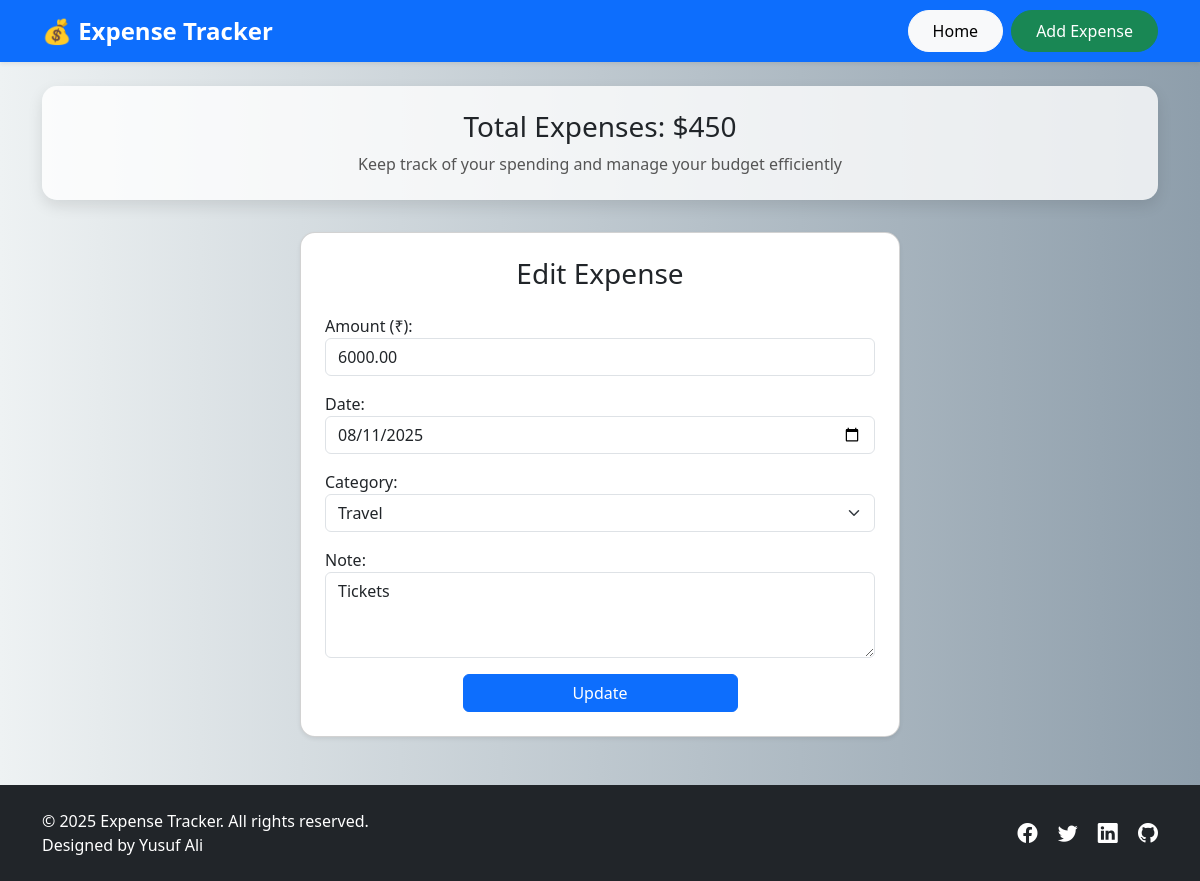
The page /edit/14/ on the database its author committed.
### tracker/models.py (models this page shows, shortened)
class Expense(models.Model):
    CATEGORY_CHOICES = [
        ('Food', 'Food'),
        ('Travel', 'Travel'),
        ('Bills', 'Bills'),
        ('Other', 'Other'),
    ]
    amount = models.DecimalField(max_digits=10, decimal_places=2)
    date = models.DateField()
    note = models.CharField(max_length=200)
    category = models.CharField(max_length=20, choices=CATEGORY_CHOICES, default='Other')

### tracker/views.py (the view)
# urls.py: path('edit/<int:pk>/', views.expense_update, name='expense_update'),
def expense_update(request, pk):
    expense = get_object_or_404(Expense, pk=pk)
    if request.method == 'POST':
        form = ExpenseForm(request.POST, instance=expense)
        if form.is_valid():
            form.save()
            return redirect('expense_list')
    else:
        form = ExpenseForm(instance=expense)
    return render(request, 'tracker/expense_form.html', {'form': form})

### tracker/forms.py
class ExpenseForm(forms.ModelForm):
    class Meta:
        model = Expense
        fields = ['amount', 'date', 'note', 'category']
        widgets = {
            'amount': forms.NumberInput(attrs={
                'class': 'form-control',
                'placeholder': 'Enter amount',
                'step': '0.01'
            }),
            'date': forms.DateInput(attrs={
                'class': 'form-control',
                'type': 'date'
            }),
            'note': forms.Textarea(attrs={
                'class': 'form-control',
                'rows': 3,
                'placeholder': 'Add a note (optional)'
            }),
            'category': forms.Select(attrs={
                'class': 'form-select'
            }),
        }
        labels = {
            'amount': 'Amount (₹)',
            'date': 'Date',
            'note': 'Note',
            'category': 'Category'
        }

### tracker/templates/tracker/expense_form.html (shortened to what this page needs)
{% extends 'tracker/base.html' %}
{% block content %}
<div class="container mt-4">
  <div class="card shadow-sm p-4 mx-auto" style="max-width: 600px;">
    <h3 class="text-center mb-4">
      {% if form.instance.pk %}Edit Expense{% else %}Add Expense{% endif %}
    </h3>
    <form method="POST">
      <div class="mb-3">
        {{ form.amount.label_tag }}
        {{ form.amount }}
      </div>
      <div class="mb-3">
        {{ form.date.label_tag }}
        {{ form.date }}
      </div>
      <div class="mb-3">
        {{ form.category.label_tag }}
        {{ form.category }}
      </div>
      <div class="mb-3">
        {{ form.note.label_tag }}
        {{ form.note }}
      </div>
      <div class="text-center">
        <button type="submit" class="btn btn-primary w-50">
          {% if form.instance.pk %}Update{% else %}Add{% endif %}
        </button>
      </div>
    </form>
  </div>
</div>
{% endblock %}

### tracker/templates/tracker/base.html (style rules this page uses)
body { font-family: "Segoe UI", Tahoma, Geneva, Verdana, sans-serif; background: linear-gradient(to right, #eef2f3, #8e9eab); min-height: 100vh; }
.card { border-radius: 15px; box-shadow: 0 8px 20px rgba(0, 0, 0, 0.1); transition: transform 0.2s; }

### rows shown on the page
Expense: amount "6000.00", date "08/11/2025", category "Travel", note "Tickets"
